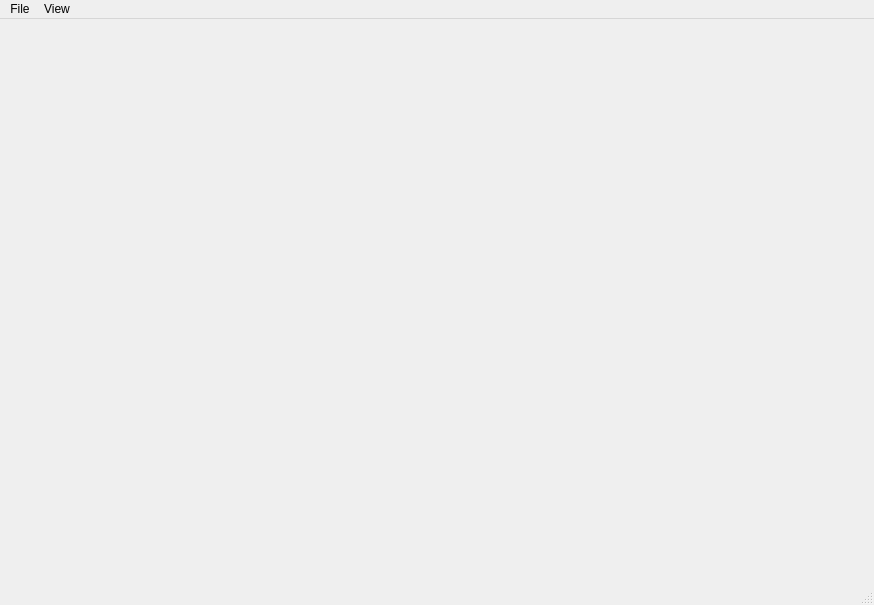
<?xml version="1.0" encoding="UTF-8"?>
<ui version="4.0">
 <class>MainWindow</class>
 <widget class="QMainWindow" name="MainWindow">
  <property name="geometry">
   <rect>
    <x>0</x>
    <y>0</y>
    <width>874</width>
    <height>605</height>
   </rect>
  </property>
  <property name="windowTitle">
   <string>MainWindow</string>
  </property>
  <widget class="QWidget" name="centralwidget">
   <layout class="QGridLayout" name="gridLayout">
    <item row="0" column="1">
     <spacer name="verticalSpacer">
      <property name="orientation">
       <enum>Qt::Orientation::Vertical</enum>
      </property>
      <property name="sizeHint" stdset="0">
       <size>
        <width>20</width>
        <height>87</height>
       </size>
      </property>
     </spacer>
    </item>
    <item row="1" column="0">
     <spacer name="horizontalSpacer">
      <property name="orientation">
       <enum>Qt::Orientation::Horizontal</enum>
      </property>
      <property name="sizeHint" stdset="0">
       <size>
        <width>144</width>
        <height>20</height>
       </size>
      </property>
     </spacer>
    </item>
    <item row="1" column="1">
     <widget class="QStackedWidget" name="stackedWidget">
      <property name="minimumSize">
       <size>
        <width>550</width>
        <height>350</height>
       </size>
      </property>
      <widget class="PlayerStatsWidget" name="playerStats"/>
      <widget class="QWidget" name="matchStats"/>
     </widget>
    </item>
    <item row="1" column="2">
     <spacer name="horizontalSpacer_2">
      <property name="orientation">
       <enum>Qt::Orientation::Horizontal</enum>
      </property>
      <property name="sizeHint" stdset="0">
       <size>
        <width>144</width>
        <height>20</height>
       </size>
      </property>
     </spacer>
    </item>
    <item row="2" column="1">
     <spacer name="verticalSpacer_2">
      <property name="orientation">
       <enum>Qt::Orientation::Vertical</enum>
      </property>
      <property name="sizeHint" stdset="0">
       <size>
        <width>20</width>
        <height>88</height>
       </size>
      </property>
     </spacer>
    </item>
   </layout>
  </widget>
  <widget class="QMenuBar" name="menubar">
   <property name="geometry">
    <rect>
     <x>0</x>
     <y>0</y>
     <width>874</width>
     <height>22</height>
    </rect>
   </property>
   <widget class="QMenu" name="menuFile">
    <property name="title">
     <string>File</string>
    </property>
    <addaction name="actionExit"/>
   </widget>
   <widget class="QMenu" name="menuView">
    <property name="title">
     <string>View</string>
    </property>
    <addaction name="actionPlayer_stats"/>
    <addaction name="actionMatch_stats"/>
   </widget>
   <addaction name="menuFile"/>
   <addaction name="menuView"/>
  </widget>
  <widget class="QStatusBar" name="statusbar"/>
  <action name="actionExit">
   <property name="text">
    <string>Exit</string>
   </property>
  </action>
  <action name="actionPlayer_stats">
   <property name="text">
    <string>Player stats</string>
   </property>
  </action>
  <action name="actionMatch_stats">
   <property name="text">
    <string>Match stats</string>
   </property>
  </action>
 </widget>
 <customwidgets>
  <customwidget>
   <class>PlayerStatsWidget</class>
   <extends>QWidget</extends>
   <header>playerstatswidget.h</header>
   <container>1</container>
  </customwidget>
 </customwidgets>
 <resources/>
 <connections/>
</ui>
